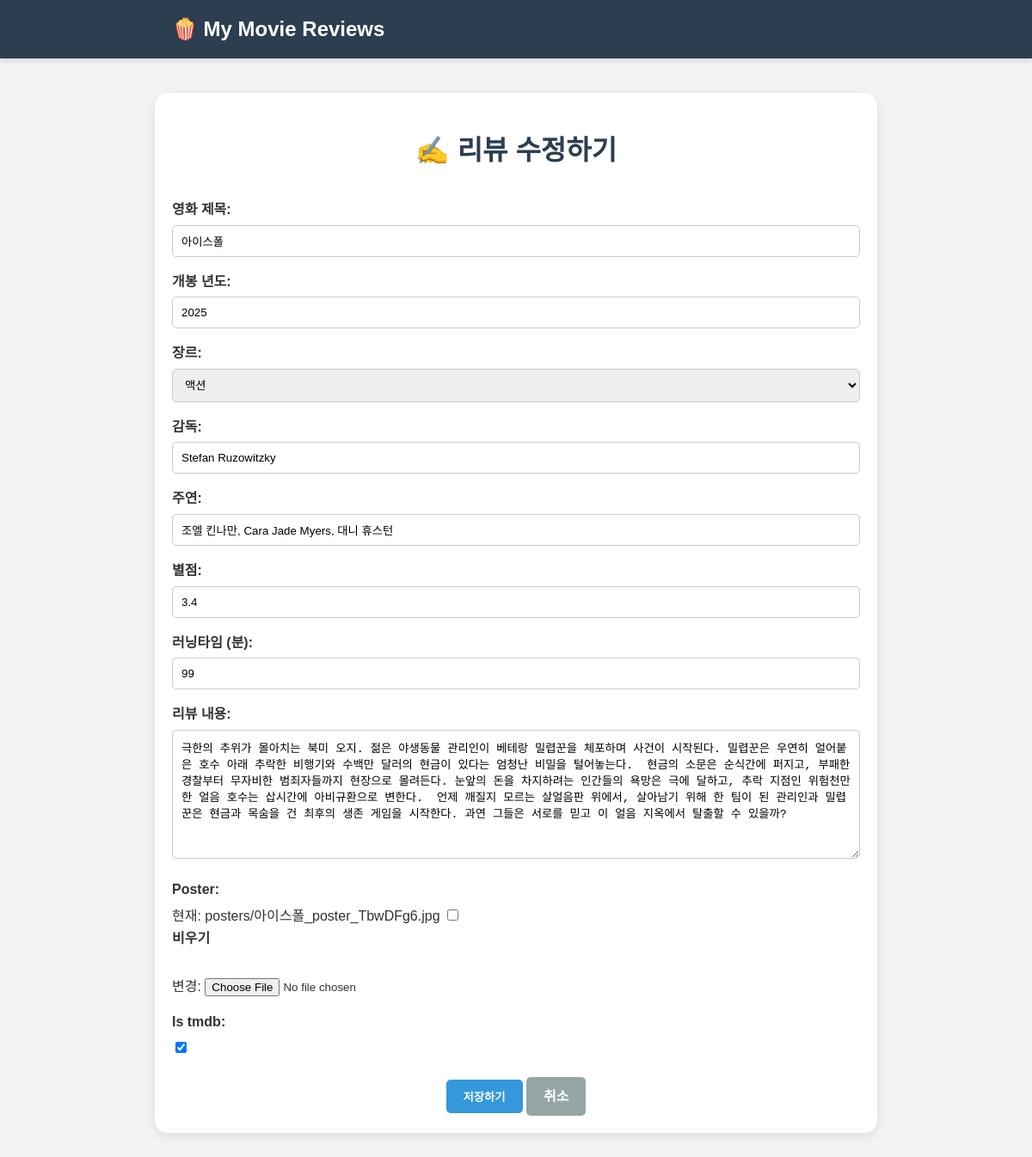
Page /2/update/ on the committed database.
### reviews/models.py (models this page shows, shortened)
class Review(models.Model):
    GENRE_CHOICES = [
        ('action', '액션'),
        ('romance', '로맨스'),
        ('comedy', '코미디'),
        ('thriller', '스릴러'),
        ('fantasy', '판타지'),
        ('drama', '드라마'),
    ]
    title = models.CharField(max_length=50)
    release_year = models.IntegerField()
    genre = models.CharField(max_length=30, choices=GENRE_CHOICES)
    director = models.CharField(max_length=30)
    actors = models.CharField(max_length=100)
    rating = models.DecimalField(max_digits=2, decimal_places=1)
    running_time = models.IntegerField()
    content = models.TextField()
    poster = models.ImageField(upload_to='posters/', null=True, blank=True)
    is_tmdb = models.BooleanField(default=False)
    created_at = models.DateTimeField(auto_now_add=True)
    updated_at = models.DateTimeField(auto_now=True)

### reviews/views.py (the view)
# urls.py: path('<int:pk>/update/', views.review_update, name='review_update'),
def review_update(request, pk):
    review = get_object_or_404(Review, pk=pk)
    if request.method == 'POST':
        form = ReviewForm(request.POST, request.FILES, instance=review)
        if form.is_valid():
            form.save()
            return redirect('reviews:review_detail', pk=review.pk)
    else:
        form = ReviewForm(instance=review)
    context = {'form': form, 'review': review}
    return render(request, 'reviews/review_form.html', context)

### reviews/forms.py
class ReviewForm(forms.ModelForm):
    class Meta:
        model = Review
        fields = '__all__'  # 모델의 모든 필드를 입력받겠다
        labels = {
            'title': '영화 제목',
            'release_year': '개봉 년도',
            'genre': '장르',
            'director': '감독',
            'actors': '주연',
            'rating': '별점',
            'running_time': '러닝타임 (분)',
            'content': '리뷰 내용',
        }

### reviews/templates/reviews/review_form.html (shortened to what this page needs)
{% load static %} <!DOCTYPE html>
<html lang="ko">
<head>
    <link rel="stylesheet" href="{% static 'css/style.css' %}">
</head>
<body>
    <header class="navbar">
        <div class="navbar-content">
            <a href="{% url 'reviews:review_list' %}" class="logo">
                🍿 My Movie Reviews
            </a>
        </div>
    </header>
    <div class="container">
        {% if review %}
            <h1>✍️ 리뷰 수정하기</h1>
        {% else %}
            <h1>✍️ 새 리뷰 작성</h1>
        {% endif %}
        <form action="" method="POST" enctype="multipart/form-data">
            {{ form.as_p }}
            <div style="margin-top: 20px; text-align: center;">
                <button type="submit" class="btn">저장하기</button>
                <a href="{% url 'reviews:review_list' %}" class="btn btn-secondary">취소</a>
            </div>
        </form>
    </div>
</body>
</html>

### static/css/style.css (style rules this page uses)
body { font-family: 'Noto Sans KR', sans-serif; background-color: #f4f4f4; color: #333; margin: 0; padding: 0; line-height: 1.6; }
a { text-decoration: none; color: inherit; }
.container { max-width: 800px; margin: 40px auto; padding: 20px; background-color: white; box-shadow: 0 4px 15px rgba(0,0,0,0.1); border-radius: 15px; }
h1 { text-align: center; color: #2c3e50; margin-bottom: 30px; }
.btn { display: inline-block; padding: 10px 20px; background-color: #3498db; color: white; border-radius: 5px; font-weight: bold; transition: 0.3s; border: none; cursor: pointer; }
.btn-secondary { background-color: #95a5a6; }
form p { margin-bottom: 15px; }
label { display: block; font-weight: bold; margin-bottom: 5px; }
input[type="text"], input[type="number"], textarea, select { width: 100%; padding: 10px; border: 1px solid #ccc; border-radius: 5px; box-sizing: border-box; }
textarea { height: 150px; resize: vertical; }
.navbar { background-color: #2c3e50; padding: 15px 0; box-shadow: 0 4px 6px rgba(0,0,0,0.1); margin-bottom: 30px; }
.navbar-content { max-width: 800px; margin: 0 auto; padding: 0 20px; display: flex; align-items: center; }
.logo { font-size: 1.5rem; font-weight: 800; color: #ffffff; text-decoration: none; display: flex; align-items: center; gap: 10px; }

### rows in the picture
Review: title "아이스폴", release_year "2025", genre "액션", director "Stefan Ruzowitzky", actors "조엘 킨나만, Cara Jade Myers, 대니 휴스턴", rating "3.4", running_time "99", content "극한의 추위가 몰아치는 북미 오지. 젊은 야생동물 관리인이 베테랑 밀렵꾼을 체포하며 사건이 시작된다. 밀렵꾼은 우연히 얼어붙은 호수 아래 추락한 비행기와 수백만 달러의 현금이 있다는 엄청난 비밀을 털어놓는다. 현금의 소문은 순식간에 퍼지고, 부패한 경찰부터 무자비한 범죄자들까지 현장으로 몰려든다. 눈앞의 돈을 차지하려는 인간들의 욕망은 극에 달하고, 추락 지점인 위험천만한 얼음 호수는 삽시간에 아비규환으로 변한다. 언제 깨질지 모르는 살얼음판 위에서, 살아남기 위해 한 팀이 된 관리인과 밀렵꾼은 현금과 목숨을 건 최후의 생존 게임을 시작한다. 과연 그들은 서로를 믿고 이 얼음 지옥에서 탈출할 수 있을까?", is_tmdb "☑"
